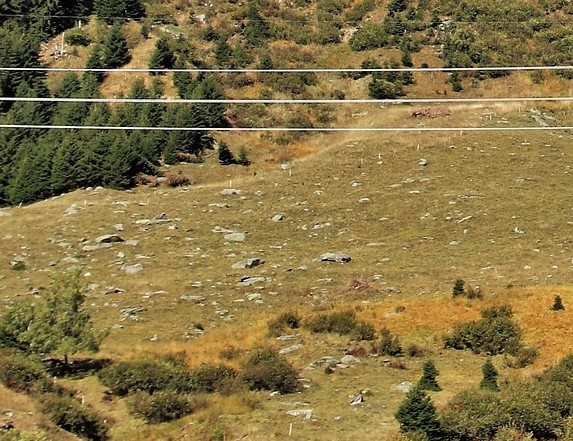
#> input picture images/08.jpg, 573 x 441 px
$ python '直线拟合.py'
#> lines starting #> are read from the running program, lines starting #| are printed output that depends on the picture
import cv2
import math
import numpy as np
from scipy.cluster.hierarchy import dendrogram, linkage,fcluster
from matplotlib import pyplot as plt


input = 'images/08.jpg'


img = cv2.imread(input, cv2.IMREAD_COLOR)
#> img is the input picture: shape (441, 573, 3); mean B, G, R 68.3, 116.1, 134.6
# img = cv2.resize(img,(960,544))
gray = cv2.cvtColor(img, cv2.COLOR_BGR2GRAY)
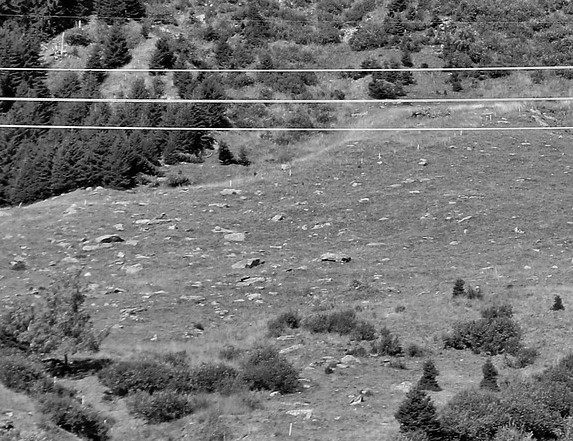
#> gray: shape (441, 573); min 0, max 255, mean 116.2
cv2.imshow('img', img)
#> (the run stopped early here; a loop or call above may not have finished)

$ run again, with images/01.jpg copied over images/08.jpg
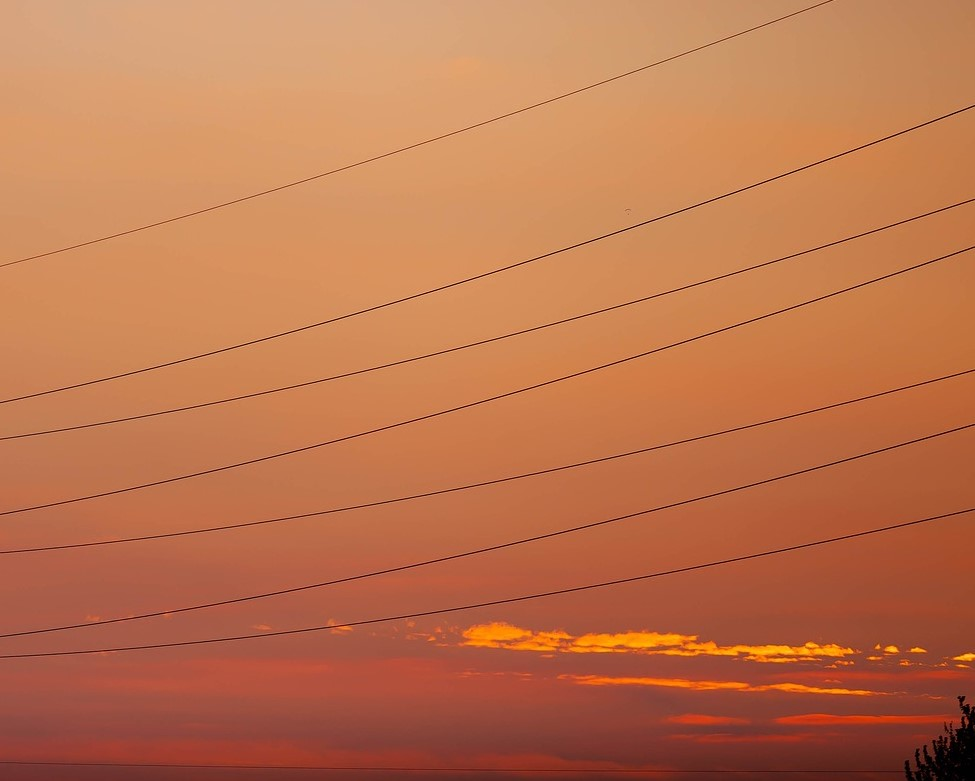
#> input picture images/01.jpg, 975 x 781 px
#> img is the input picture: shape (781, 975, 3); mean B, G, R 77.7, 116.1, 189.6
#> `gray = cv2.cvtColor(img, cv2.COLOR_BGR2GRAY)`:
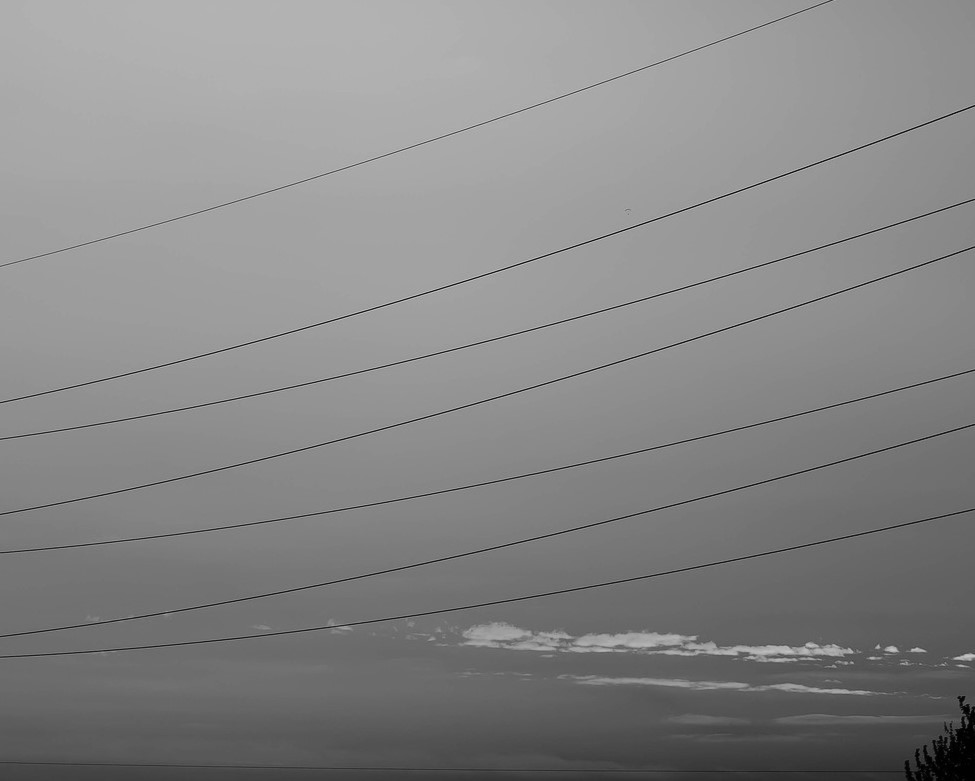
#> gray: shape (781, 975); min 0, max 204, mean 133.7

$ run again, with images/02.jpg copied over images/08.jpg
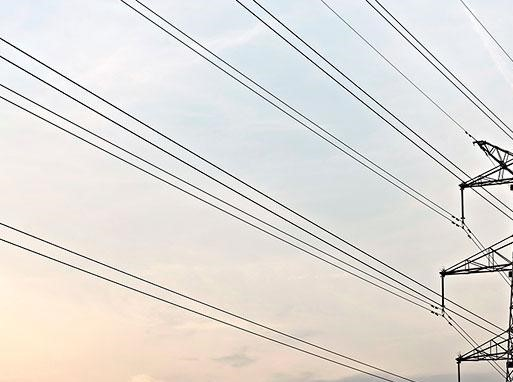
#> input picture images/02.jpg, 513 x 382 px
#> img is the input picture: shape (382, 513, 3); mean B, G, R 218.2, 222.2, 225.5
#> `gray = cv2.cvtColor(img, cv2.COLOR_BGR2GRAY)`:
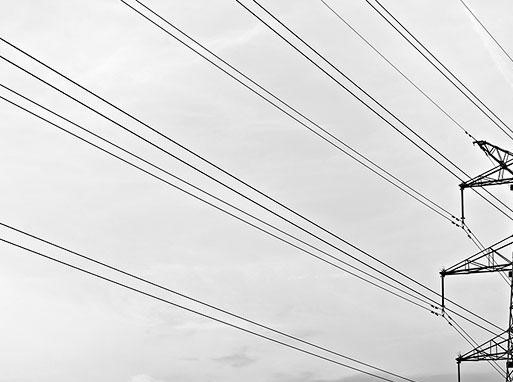
#> gray: shape (382, 513); min 0, max 255, mean 222.7

$ run again, with images/03.jpg copied over images/08.jpg
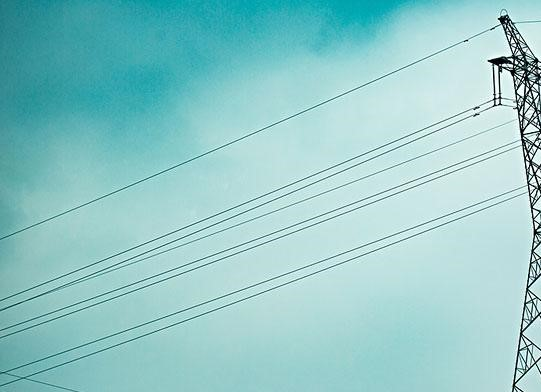
#> input picture images/03.jpg, 541 x 392 px
#> img is the input picture: shape (392, 541, 3); mean B, G, R 202.1, 202, 146.8
#> `gray = cv2.cvtColor(img, cv2.COLOR_BGR2GRAY)`:
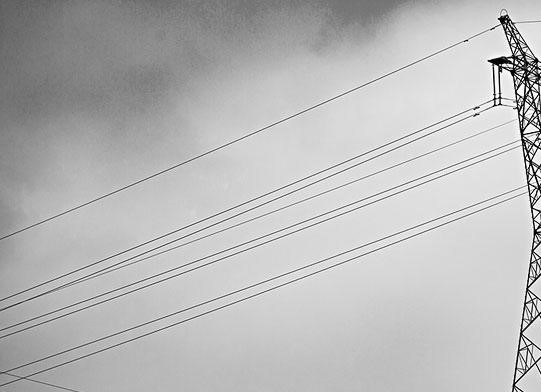
#> gray: shape (392, 541); min 0, max 254, mean 185.5
